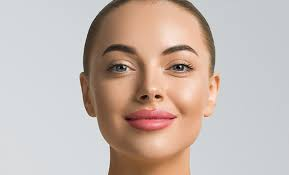
#> input picture download.jpg, 289 x 175 px
$ python p2.py
#> lines starting #> are read from the running program, lines starting #| are printed output that depends on the picture; after the words box and inside, x2 and y2 are one past the last pixel; in counts of white or black regions, pixels touching at a corner belong together
import cv2

# Load the pre-trained face cascade classifier
face_cascade = cv2.CascadeClassifier(cv2.data.haarcascades + 'haarcascade_frontalface_default.xml')

# Function to detect faces in an image
def detect_faces(image_path):
    # Read the image
#> called with image_path = 'download.jpg'
    image = cv2.imread(image_path)
#> image is the input picture: shape (175, 289, 3); mean B, G, R 175.6, 182.7, 197.8
    # Convert the image to grayscale
    gray = cv2.cvtColor(image, cv2.COLOR_BGR2GRAY)
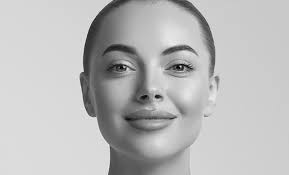
#> gray: shape (175, 289); min 0, max 242, mean 186.6
    # Detect faces in the image
    faces = face_cascade.detectMultiScale(gray, 1.1, 5)
#> faces = [[83, 13, 137, 137]]
    # Draw bounding boxes around the detected faces
    for (x, y, w, h) in faces:
        cv2.rectangle(image, (x, y), (x+w, y+h), (0, 255, 0), 2)
#> this loop made 1 pass
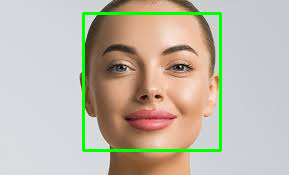
#> image: shape (175, 289, 3); 3.24% of pixels changed, all inside (x1, y1, x2, y2) = (82, 12, 222, 152)
    # Display the image with bounding boxes
    cv2.imshow('Faces Detected', image)
    cv2.waitKey(0)
    cv2.destroyAllWindows()

# Path to the image file
image_path = 'download.jpg'

# Call the function to detect faces
detect_faces(image_path)
